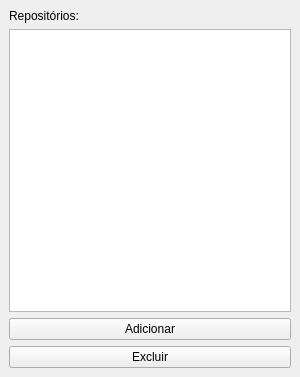
<?xml version="1.0" encoding="UTF-8"?>
<ui version="4.0">
 <class>repository_list</class>
 <widget class="QMainWindow" name="repository_list">
  <property name="geometry">
   <rect>
    <x>0</x>
    <y>0</y>
    <width>300</width>
    <height>377</height>
   </rect>
  </property>
  <property name="sizePolicy">
   <sizepolicy hsizetype="Fixed" vsizetype="Fixed">
    <horstretch>0</horstretch>
    <verstretch>0</verstretch>
   </sizepolicy>
  </property>
  <property name="windowTitle">
   <string>Lista Repositórios</string>
  </property>
  <widget class="QWidget" name="centralwidget">
   <property name="maximumSize">
    <size>
     <width>300</width>
     <height>377</height>
    </size>
   </property>
   <layout class="QVBoxLayout" name="verticalLayout_2">
    <item>
     <widget class="QLabel" name="label">
      <property name="text">
       <string>Repositórios:</string>
      </property>
     </widget>
    </item>
    <item>
     <widget class="QListView" name="list"/>
    </item>
    <item>
     <widget class="QPushButton" name="btn_add">
      <property name="text">
       <string>Adicionar</string>
      </property>
     </widget>
    </item>
    <item>
     <widget class="QPushButton" name="btn_del">
      <property name="text">
       <string>Excluir</string>
      </property>
     </widget>
    </item>
   </layout>
  </widget>
 </widget>
 <resources/>
 <connections/>
</ui>
